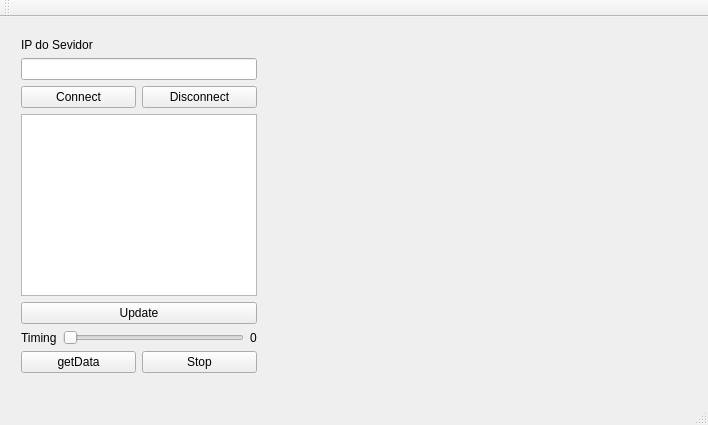
<?xml version="1.0" encoding="UTF-8"?>
<ui version="4.0">
 <class>MainWindow</class>
 <widget class="QMainWindow" name="MainWindow">
  <property name="geometry">
   <rect>
    <x>0</x>
    <y>0</y>
    <width>708</width>
    <height>425</height>
   </rect>
  </property>
  <property name="windowTitle">
   <string>MainWindow</string>
  </property>
  <widget class="QWidget" name="centralWidget">
   <widget class="QWidget" name="widget_Plotter" native="true">
    <property name="geometry">
     <rect>
      <x>290</x>
      <y>20</y>
      <width>411</width>
      <height>341</height>
     </rect>
    </property>
   </widget>
   <widget class="QWidget" name="">
    <property name="geometry">
     <rect>
      <x>10</x>
      <y>10</y>
      <width>258</width>
      <height>357</height>
     </rect>
    </property>
    <layout class="QVBoxLayout" name="verticalLayout">
     <item>
      <widget class="QLabel" name="label_Host">
       <property name="text">
        <string>IP do Sevidor</string>
       </property>
      </widget>
     </item>
     <item>
      <widget class="QLineEdit" name="lineEdit_Host"/>
     </item>
     <item>
      <layout class="QHBoxLayout" name="horizontalLayout">
       <item>
        <widget class="QPushButton" name="pushButton_Connect">
         <property name="text">
          <string>Connect</string>
         </property>
        </widget>
       </item>
       <item>
        <widget class="QPushButton" name="pushButton_Disconnect">
         <property name="text">
          <string>Disconnect</string>
         </property>
        </widget>
       </item>
      </layout>
     </item>
     <item>
      <widget class="QListWidget" name="listWidget_ListaDeClients"/>
     </item>
     <item>
      <widget class="QPushButton" name="pushButton_Update">
       <property name="text">
        <string>Update</string>
       </property>
      </widget>
     </item>
     <item>
      <layout class="QHBoxLayout" name="horizontalLayout_3">
       <item>
        <widget class="QLabel" name="label_Timing">
         <property name="text">
          <string>Timing</string>
         </property>
        </widget>
       </item>
       <item>
        <widget class="QSlider" name="horizontalSlider_Time">
         <property name="orientation">
          <enum>Qt::Horizontal</enum>
         </property>
        </widget>
       </item>
       <item>
        <widget class="QLabel" name="label_number">
         <property name="text">
          <string>0</string>
         </property>
        </widget>
       </item>
      </layout>
     </item>
     <item>
      <layout class="QHBoxLayout" name="horizontalLayout_2">
       <item>
        <widget class="QPushButton" name="pushButtonGet">
         <property name="text">
          <string>getData</string>
         </property>
        </widget>
       </item>
       <item>
        <widget class="QPushButton" name="pushButton_Stop">
         <property name="text">
          <string>Stop</string>
         </property>
        </widget>
       </item>
      </layout>
     </item>
    </layout>
   </widget>
  </widget>
  <widget class="QMenuBar" name="menuBar">
   <property name="geometry">
    <rect>
     <x>0</x>
     <y>0</y>
     <width>708</width>
     <height>21</height>
    </rect>
   </property>
  </widget>
  <widget class="QToolBar" name="mainToolBar">
   <attribute name="toolBarArea">
    <enum>TopToolBarArea</enum>
   </attribute>
   <attribute name="toolBarBreak">
    <bool>false</bool>
   </attribute>
  </widget>
  <widget class="QStatusBar" name="statusBar"/>
 </widget>
 <layoutdefault spacing="6" margin="11"/>
 <resources/>
 <connections>
  <connection>
   <sender>horizontalSlider_Time</sender>
   <signal>valueChanged(int)</signal>
   <receiver>label_number</receiver>
   <slot>setNum(int)</slot>
   <hints>
    <hint type="sourcelabel">
     <x>88</x>
     <y>360</y>
    </hint>
    <hint type="destinationlabel">
     <x>262</x>
     <y>359</y>
    </hint>
   </hints>
  </connection>
 </connections>
</ui>
